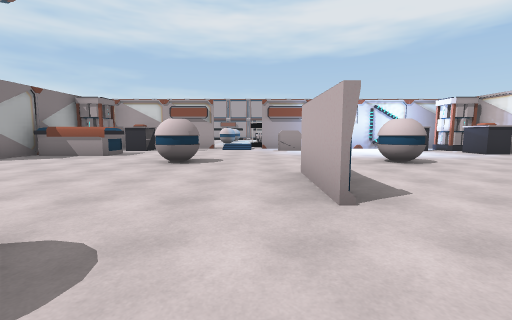
view 1 (above)

24 first-person views from a walk through a 3-D level made in the Unity game engine. The camera is 1.3 m above the floor, tilts 6° down and sees 90° across. The floor is counted in squares, 2 m on a side. Each view is taken from the middle of a square. On the plan, view 1 faces up. The plan holds only what a view shows up to about 9 squares ahead; the rest is blank. The place goes on beyond the plan. The player is left out. Some animated figures are left out. Door leaves are left out, so doorways stand open.

view 2
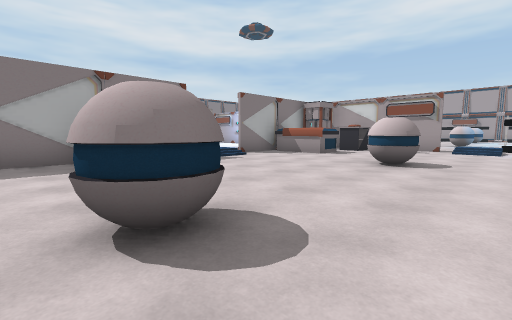

view 3
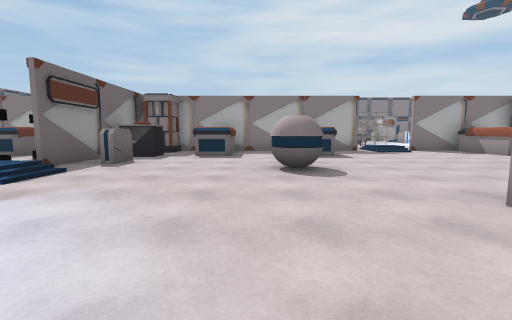

view 4
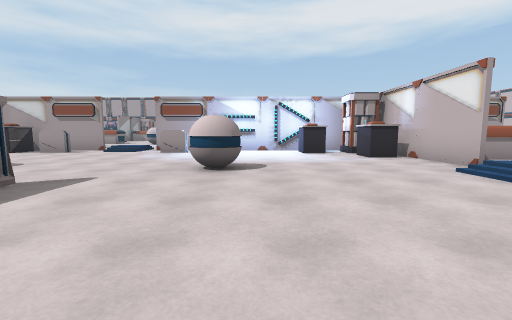

view 5
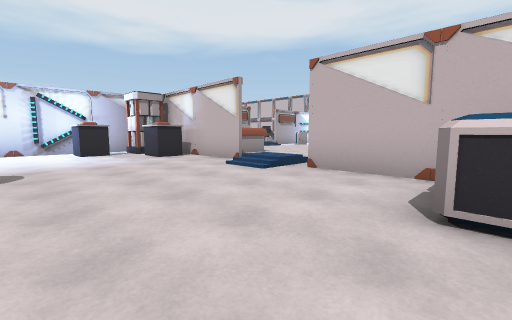

view 6
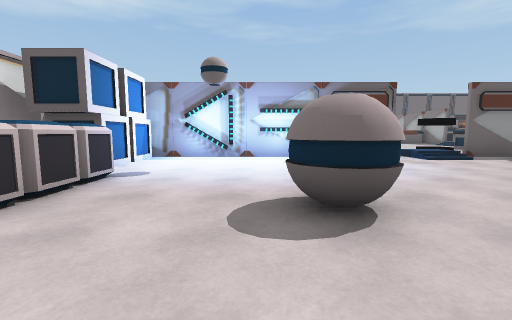

view 7
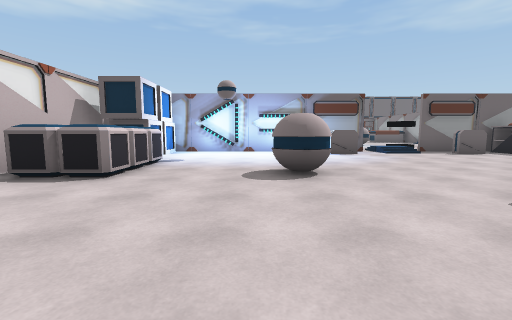

view 8
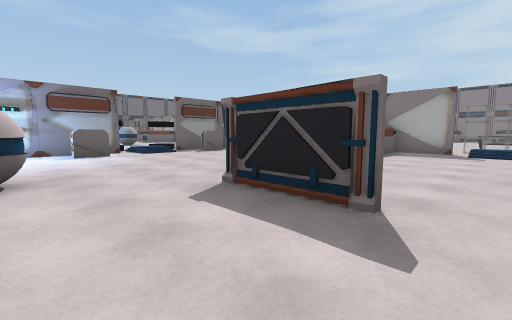

view 9
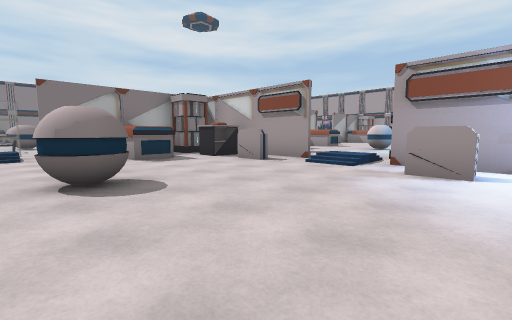

view 10
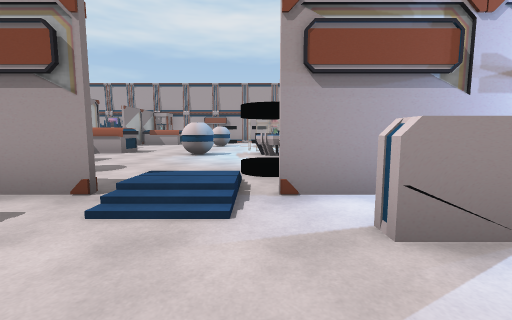

view 11
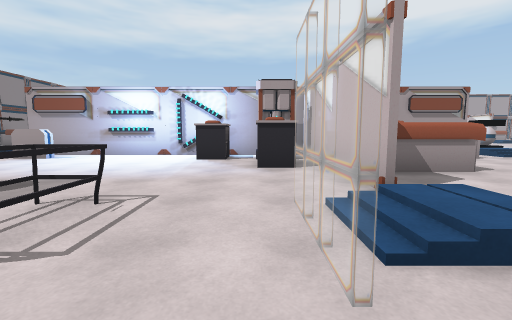

view 12
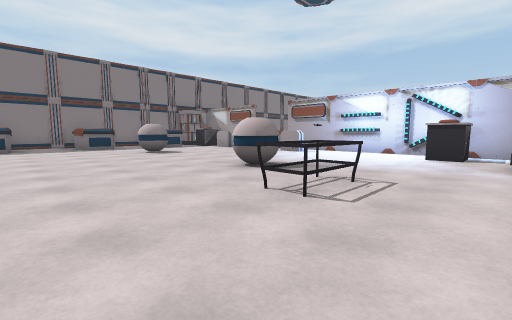

view 13
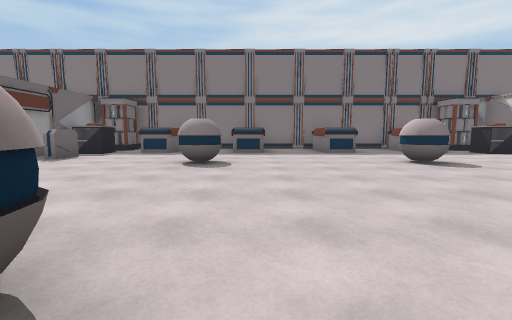

view 14
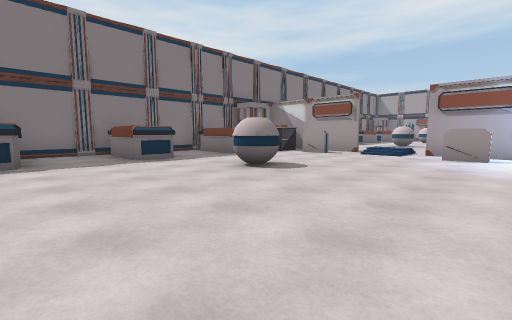

view 15
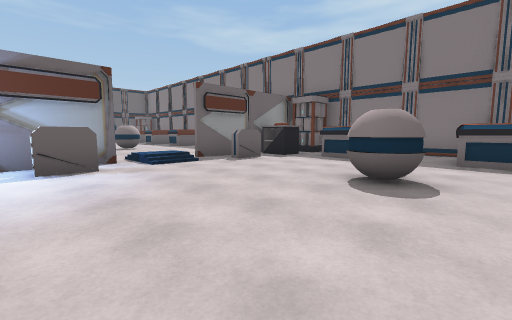

view 16
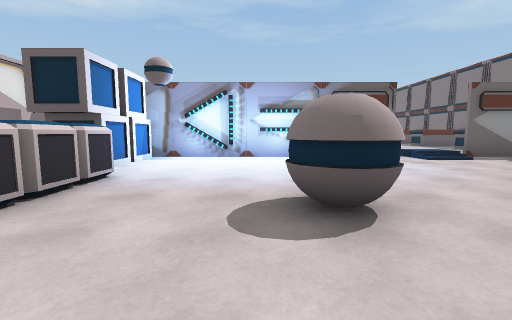

view 17
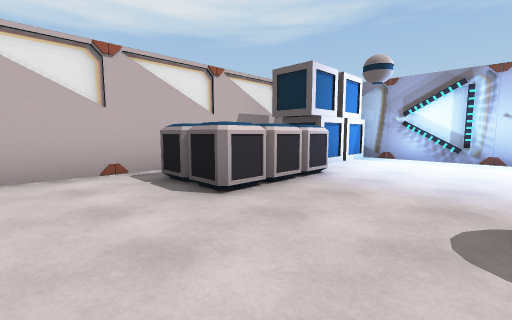

view 18
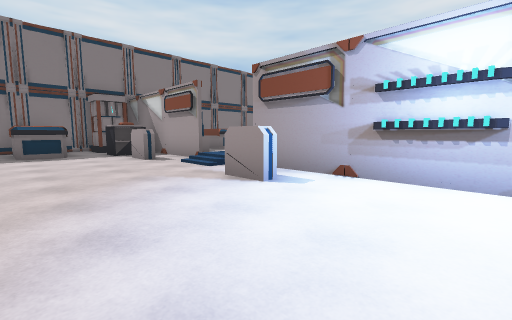

view 19
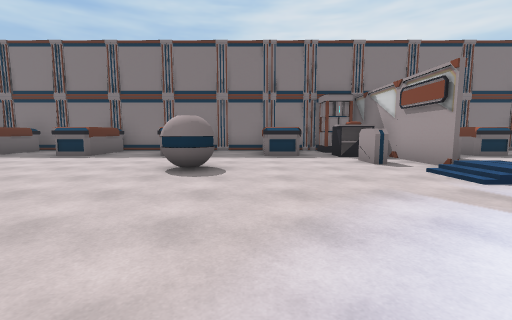

view 20
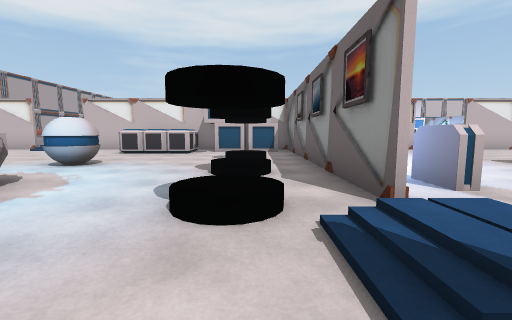

view 21
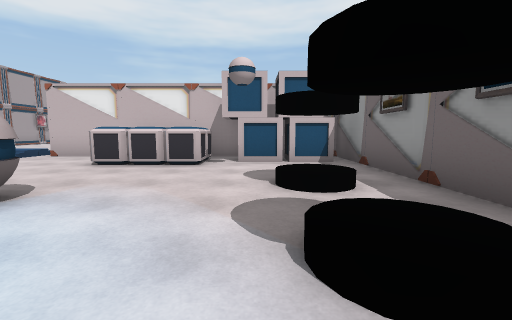

view 22
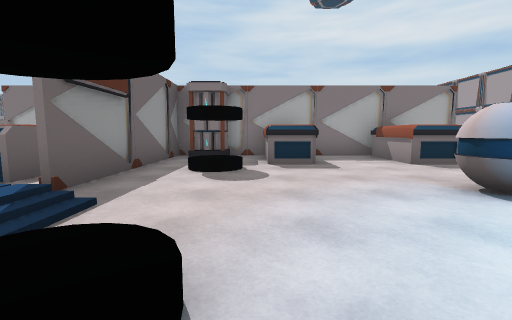

view 23
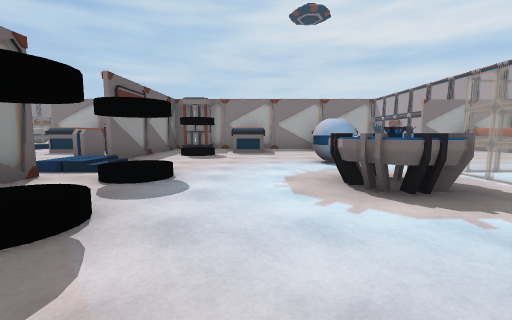

view 24
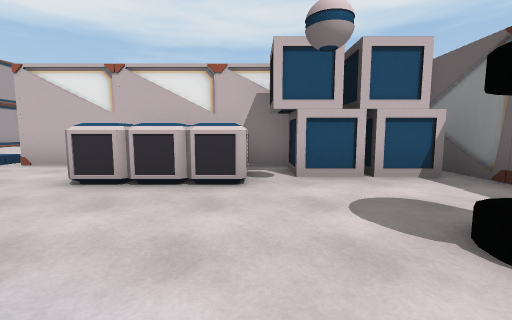

### Floor plan
Points are (right, up) in squares from view 1. A wall is a line through its corners. A room is listed if a view was taken in it or the views show most of it. See-through windows are left out.
Room 1 (views 1, 2, 3, 4, 5, 6, 7, 8, 9, 10)
walls: (0.8, 2.2) (0.8, 4.2); (0.9, 4.4) (0.9, 2.2); (-6.5, 3.9) (-6.5, 2.2); (0.1, -4) (6.9, -4); (-1.6, 10.7) (-4.5, 10.7); (-6.5, 7.5) (-6.5, 5.7); (-4.6, -4) (-1.8, -4); (8.2, 5.7) (8.2, 8.6); (8.2, -0.9) (8.2, 3.7); (7.3, 10.7) (0.3, 10.7)
low walls: (-0.2, 11.4) (-0.2, 10)
ways out: opening at (-6.5, 1.5) to room 2; open door at (-6.4, 4.8) to room 2; open door at (-0.3, 10.7) to room 3; open door at (-2, -3); open door at (-0.5, -4); open door at (7.7, 4.3)
objects: other object (-8, -2) to (-7, -2); bed (-6, -2) to (-5, -1); bed (-6, 1) to (-5, 2); bed (-6, 7) to (-5, 8); cabinet (-4, -3); cabinet (-4, 10); shelf (-3, -3); shelf (-3, 10); other object (-2, 1); other object (-2, 6); shelf (1, -3); shelf (1, 10); other object (3, 1); other object (3, 6); container (6, 0); container (6, 1); cabinet (6, 10); other object (7, -3); other object (7, -2); container (7, 1); cabinet (7, 8); battery (7, 10)
Room 2 (views 11, 12, 13, 14, 15, 16, 17, 18, 19)
walls: (-16.6, 10.7) (-20.1, 10.7); (-6.6, 2.5) (-6.6, 3.1); (-6.6, 5.7) (-6.6, 7.5); (-21.7, 4.5) (-21.7, 0.1); (-14.9, -4) (-8.1, -4); (-21.7, 9.1) (-21.7, 7); (-6.6, 9.6) (-6.6, 10.8); (-19.5, -4) (-16.8, -4); (-6.5, 10.7) (-14.7, 10.7)
low walls: (-15.2, 10.8) (-15.2, 10)
ways out: opening at (-6.5, 1.5) to room 1; open door at (-6.4, 4.8) to room 1; open door at (-17, -3); open door at (-15.5, -4); open door at (-15.3, 10.7)
objects: battery (-21, -3); bed (-21, -1) to (-20, -1); bed (-21, 2) to (-20, 2); bed (-21, 5) to (-20, 5); bed (-21, 8) to (-20, 8); battery (-21, 10); cabinet (-19, -3); cabinet (-19, 10); shelf (-18, -3); shelf (-18, 10); other object (-17, 1); other object (-17, 6); shelf (-14, -3); shelf (-14, 10); other object (-12, 1); other object (-12, 6); table (-10, 4) to (-10, 5); container (-9, 0); container (-9, 1) to (-8, 1); cabinet (-9, 10); other object (-8, -3); cabinet (-8, 8) to (-7, 8); other object (-7, -3); container (-7, 1); battery (-7, 9)
Room 3 (views 20, 21, 22, 23, 24)
walls: (0.2, 10.8) (8.2, 10.8) (8.2, 17.5); (-6.5, 10.8) (-1.8, 10.8)
ways out: open door at (-0.3, 10.7) to room 1
objects: bed (-6, 13) to (-5, 14); bed (-6, 16) to (-5, 17); other object (-2, 16); projector (0, 15) to (1, 16); other object (3, 16); container (6, 15); container (6, 16); other object (7, 12); other object (7, 13); container (7, 14) to (7, 15)

Where each view was taken, in squares from view 1:
view 1: 0 up, 0 right, facing up
view 2: 0 up, 0 right, facing up-left
view 3: 0 up, 3 right, facing left
view 4: 1 up, 4 right, facing up
view 5: 1 up, 4 right, facing up-right
view 6: 3 up, 4 right, facing down
view 7: 5 up, 4 right, facing down
view 8: 5 up, 3 right, facing down-left
view 9: 5 up, 2 right, facing up-left
view 10: 8 up, 0 right, facing up
view 11: 3 up, 8 left, facing up
view 12: 2 up, 8 left, facing up-left
view 13: 2 up, 11 left, facing left
view 14: 2 up, 13 left, facing up-left
view 15: 2 up, 13 left, facing down-left
view 16: 3 up, 11 left, facing down
view 17: 3 up, 11 left, facing down-right
view 18: 7 up, 11 left, facing up-left
view 19: 7 up, 12 left, facing left
view 20: 12 up, 2 left, facing right
view 21: 13 up, 1 right, facing right
view 22: 13 up, 1 right, facing left
view 23: 14 up, 4 right, facing left
view 24: 14 up, 3 right, facing right
